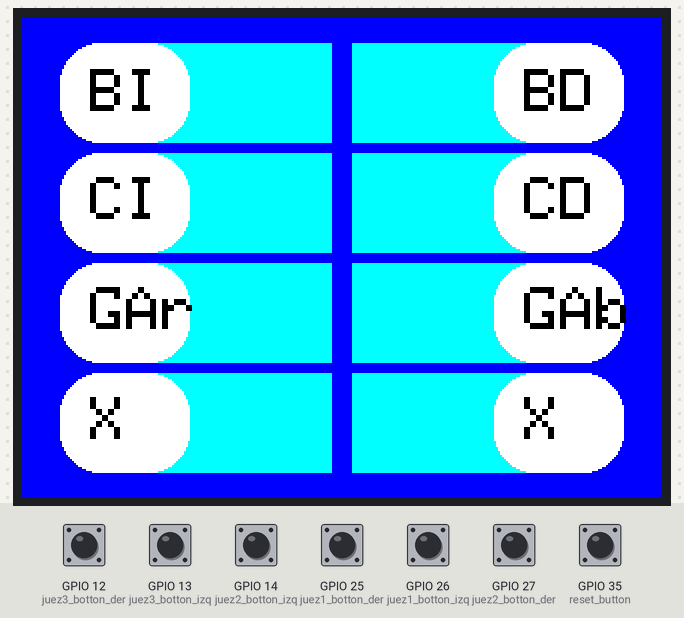
Simulated run of this program. Board: ESP32. Shown: 320×240 colour display. Inputs (shaded band) come from the test bench; at power-on: GPIO 12 (juez3_botton_der), GPIO 13 (juez3_botton_izq), GPIO 14 (juez2_botton_izq), GPIO 25 (juez1_botton_der), GPIO 26 (juez1_botton_izq), GPIO 27 (juez2_botton_der), GPIO 35 (reset_button) LOW.

Above: at 0.4 s.

The program:

main.cpp
```cpp
// #include <Arduino.h>

// // put function declarations here:
// int myFunction(int, int);

// void setup() {
//   // put your setup code here, to run once:
//   int result = myFunction(2, 3);
// }

// void loop() {
//   // put your main code here, to run repeatedly:
// }

// // put function definitions here:
// int myFunction(int x, int y) {
//   return x + y;
// }


#include "SPI.h"
#include "Adafruit_GFX.h"
#include "Adafruit_ILI9341.h"
#include "Bounce2.h"

//configuracion de pines de ILI9341
#define TFT_DC 2
#define TFT_CS 15
#define TFT_RST 4
#define TFT_MOSI 18
#define TFT_SCK 5
Adafruit_ILI9341 tft = Adafruit_ILI9341(TFT_CS, TFT_DC, TFT_MOSI, TFT_SCK, TFT_RST, -1);

//Botones
#define juez1_botton_izq 26
#define juez1_botton_der 25
#define juez2_botton_izq 14
#define juez2_botton_der 27
#define juez3_botton_izq 13
#define juez3_botton_der 12

#define reset_button 35

//Contadores
int BI_Cont = 0;
int GAr_Cont = 0;
int BD_Cont = 0;
int CD_Cont = 0;
int CI_Cont = 0;
int GAb_Count = 0;

//Bounce declaracion
Bounce bounce_juez1_botton_izq = Bounce();
Bounce bounce_juez1_botton_der = Bounce();
Bounce bounce_juez2_botton_izq = Bounce();
Bounce bounce_juez2_botton_der = Bounce();
Bounce bounce_juez3_botton_izq = Bounce();
Bounce bounce_juez3_botton_der = Bounce();

Bounce bounce_reset_button = Bounce();

void setup() {

  //Declaracion de funcionalidad de pines
  pinMode(juez1_botton_izq, INPUT);
  pinMode(juez1_botton_der, INPUT);
  pinMode(juez2_botton_izq, INPUT);
  pinMode(juez2_botton_der, INPUT);
  pinMode(juez3_botton_izq, INPUT);
  pinMode(juez3_botton_der, INPUT);

  pinMode(reset_button, INPUT);


  //Adjuntar pines al bounce
  bounce_juez1_botton_izq.attach(juez1_botton_izq, INPUT);
  bounce_juez1_botton_izq.interval(30);
  bounce_juez1_botton_der.attach(juez1_botton_der, INPUT);
  bounce_juez1_botton_der.interval(30);
  bounce_juez2_botton_izq.attach(juez2_botton_izq, INPUT);
  bounce_juez2_botton_izq.interval(30);
  bounce_juez2_botton_der.attach(juez2_botton_der, INPUT);
  bounce_juez2_botton_der.interval(30);
  bounce_juez3_botton_izq.attach(juez3_botton_izq, INPUT);
  bounce_juez3_botton_izq.interval(30);
  bounce_juez3_botton_der.attach(juez3_botton_der, INPUT);
  bounce_juez3_botton_der.interval(30);

  bounce_reset_button.attach(reset_button, INPUT);
  bounce_reset_button.interval(30);

  //inicio de la configuracion de pantalla
  tft.begin();
  tft.setRotation(1);

  tft.fillScreen(ILI9341_BLUE);

  //rectangulos de la columna izquierda
  tft.fillRect(38, 13, 117, 50, ILI9341_CYAN);
  tft.fillRect(38, 68, 117, 50, ILI9341_CYAN);
  tft.fillRect(38, 123, 117, 50, ILI9341_CYAN);
  tft.fillRect(38, 178, 117, 50, ILI9341_CYAN);

  //rectangulos de la columna derecha
  tft.fillRect(165, 13, 117, 50, ILI9341_CYAN);
  tft.fillRect(165, 68, 117, 50, ILI9341_CYAN);
  tft.fillRect(165, 123, 117, 50, ILI9341_CYAN);
  tft.fillRect(165, 178, 117, 50, ILI9341_CYAN);

  //Ovalos de la columna izquierda
  tft.fillRoundRect(19, 13, 65, 50, 20, ILI9341_WHITE);
  tft.fillRoundRect(19, 68, 65, 50, 20, ILI9341_WHITE);
  tft.fillRoundRect(19, 123, 65, 50, 20, ILI9341_WHITE);
  tft.fillRoundRect(19, 178, 65, 50, 20, ILI9341_WHITE);

  //Ovalos de la columna derecha
  tft.fillRoundRect(236, 13, 65, 50, 20, ILI9341_WHITE);
  tft.fillRoundRect(236, 68, 65, 50, 20, ILI9341_WHITE);
  tft.fillRoundRect(236, 123, 65, 50, 20, ILI9341_WHITE);
  tft.fillRoundRect(236, 178, 65, 50, 20, ILI9341_WHITE);

  //texto de la columna izquierda
  tft.setCursor(34, 26);
  tft.setTextSize(3);
  tft.setTextColor(ILI9341_BLACK);
  tft.print("BI");

  tft.setCursor(34, 80);
  tft.setTextSize(3);
  tft.setTextColor(ILI9341_BLACK);
  tft.print("CI");

  tft.setCursor(34, 135);
  tft.setTextSize(3);
  tft.setTextColor(ILI9341_BLACK);
  tft.print("GAr");

  tft.setCursor(34, 190);
  tft.setTextSize(3);
  tft.setTextColor(ILI9341_BLACK);
  tft.print("X");

  //texto de la columna derecha
  tft.setCursor(251, 26);
  tft.setTextSize(3);
  tft.setTextColor(ILI9341_BLACK);
  tft.print("BD");

  tft.setCursor(251, 80);
  tft.setTextSize(3);
  tft.setTextColor(ILI9341_BLACK);
  tft.print("CD");

  tft.setCursor(251, 135);
  tft.setTextSize(3);
  tft.setTextColor(ILI9341_BLACK);
  tft.print("GAb");

  tft.setCursor(251, 190);
  tft.setTextSize(3);
  tft.setTextColor(ILI9341_BLACK);
  tft.print("X");


}

void loop() {

  //actualiza la instancia Bounce en cada loop
  bounce_juez1_botton_izq.update();
  bounce_juez1_botton_der.update();
  bounce_juez2_botton_izq.update();
  bounce_juez2_botton_der.update();
  bounce_juez3_botton_izq.update();
  bounce_juez3_botton_der.update();

  bounce_reset_button.update();

  //si hay un cambio de estado de bajo a alto se cumple pa condicion del if
  if (bounce_juez1_botton_izq.rose())
  {
    GAr_Cont++;
  }

  if (bounce_juez1_botton_der.rose())
  {
    GAb_Count++;
  }

  if (bounce_juez2_botton_izq.rose())
  {
    BI_Cont++;
  }

  if (bounce_juez2_botton_der.rose())
  {
    BD_Cont++;
  }

  if (bounce_juez3_botton_izq.rose())
  {
    CI_Cont++;
  }

  if (bounce_juez3_botton_der.rose())
  {
    CD_Cont++;
  }

  if (bounce_reset_button.rose())
  {
    BI_Cont = 0;
    GAr_Cont = 0;
    BD_Cont = 0;
    CD_Cont = 0;
    CI_Cont = 0;
    GAb_Count = 0;
  }


}
```
